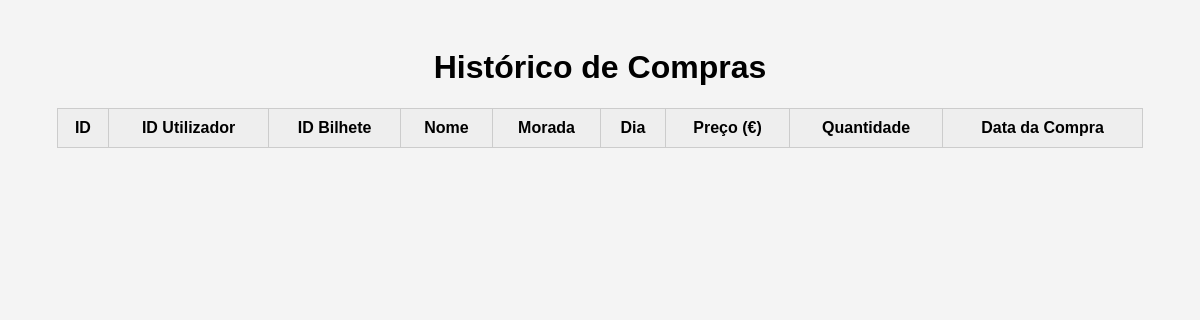
The page /WebSite/php_scripts/list_history.php on the database as committed earlier.
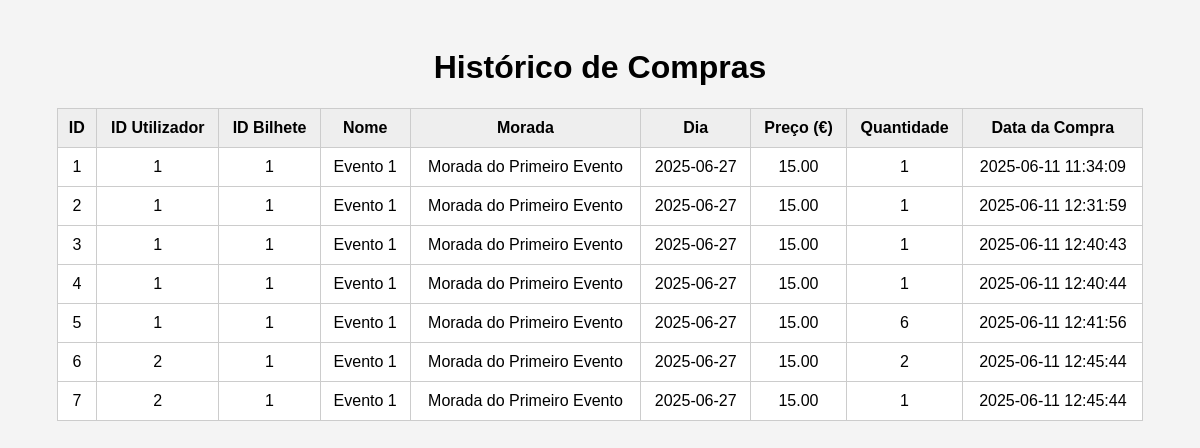
The same page on the database as committed later.
### tables this page shows
CREATE TABLE historico (
        id INTEGER PRIMARY KEY AUTOINCREMENT,
        user_id INTEGER,
        id_bilhete INTEGER,
        nome TEXT NOT NULL,
        morada TEXT NOT NULL,
        dia TEXT NOT NULL,
        preco REAL NOT NULL,
        quantidade INTEGER,
        data_compra TEXT
    );

### WebSite/php_scripts/list_history.php (the view)
<?php
try {
    $db = new SQLite3('../../DataBase/venda_bilhetes.db');
    $results = $db->query("SELECT * FROM historico");
    echo "<!DOCTYPE html>
    <html lang='pt'>
    <head>
        <meta charset='UTF-8'>
        <title>Histórico de Compras</title>
        <style>
            body {
                font-family: Arial, sans-serif;
                background-color: #f4f4f4;
                padding: 20px;
            }
            h1 {
                text-align: center;
            }
            table {
                width: 95%;
                margin: auto;
                border-collapse: collapse;
                background-color: white;
            }
            th, td {
                border: 1px solid #ccc;
                padding: 10px;
                text-align: center;
            }
            th {
                background-color: #eee;
            }
        </style>
    </head>
    <body>
        <h1>Histórico de Compras</h1>
        <table>
            <tr>
                <th>ID</th>
                <th>ID Utilizador</th>
                <th>ID Bilhete</th>
                <th>Nome</th>
                <th>Morada</th>
                <th>Dia</th>
                <th>Preço (€)</th>
                <th>Quantidade</th>
                <th>Data da Compra</th>
            </tr>";
    while ($row = $results->fetchArray(SQLITE3_ASSOC)) {
        echo "<tr>
                <td>" . htmlspecialchars($row['id']) . "</td>
                <td>" . htmlspecialchars($row['user_id']) . "</td>
                <td>" . htmlspecialchars($row['id_bilhete']) . "</td>
                <td>" . htmlspecialchars($row['nome']) . "</td>
                <td>" . htmlspecialchars($row['morada']) . "</td>
                <td>" . htmlspecialchars($row['dia']) . "</td>
                <td>" . number_format($row['preco'], 2) . "</td>
                <td>" . htmlspecialchars($row['quantidade']) . "</td>
                <td>" . htmlspecialchars($row['data_compra']) . "</td>
              </tr>";
    }
    echo "</table></body></html>";
} catch (Exception $e) {
    echo "Erro ao aceder à base de dados: " . $e->getMessage();
}
?>

### WebSite/php_scripts/list_history.php (style rules this page uses)
body { font-family: Arial, sans-serif; background-color: #f4f4f4; padding: 20px; }
h1 { text-align: center; }
table { width: 95%; margin: auto; border-collapse: collapse; background-color: white; }
th, td { border: 1px solid #ccc; padding: 10px; text-align: center; }
th { background-color: #eee; }

Rows that differ between the two databases and show on the page:
added historico: id "1", user "1", id_bilhete "1", nome "Evento 1", morada "Morada do Primeiro Evento", dia "2025-06-27", preco "15.00", quantidade "1", data_compra "2025-06-11 11:34:09"
added historico: id "2", user "1", id_bilhete "1", nome "Evento 1", morada "Morada do Primeiro Evento", dia "2025-06-27", preco "15.00", quantidade "1", data_compra "2025-06-11 12:31:59"
added historico: id "3", user "1", id_bilhete "1", nome "Evento 1", morada "Morada do Primeiro Evento", dia "2025-06-27", preco "15.00", quantidade "1", data_compra "2025-06-11 12:40:43"
added historico: id "4", user "1", id_bilhete "1", nome "Evento 1", morada "Morada do Primeiro Evento", dia "2025-06-27", preco "15.00", quantidade "1", data_compra "2025-06-11 12:40:44"
added historico: id "5", user "1", id_bilhete "1", nome "Evento 1", morada "Morada do Primeiro Evento", dia "2025-06-27", preco "15.00", quantidade "6", data_compra "2025-06-11 12:41:56"
added historico: id "6", user "2", id_bilhete "1", nome "Evento 1", morada "Morada do Primeiro Evento", dia "2025-06-27", preco "15.00", quantidade "2", data_compra "2025-06-11 12:45:44"
added historico: id "7", user "2", id_bilhete "1", nome "Evento 1", morada "Morada do Primeiro Evento", dia "2025-06-27", preco "15.00", quantidade "1", data_compra "2025-06-11 12:45:44"
